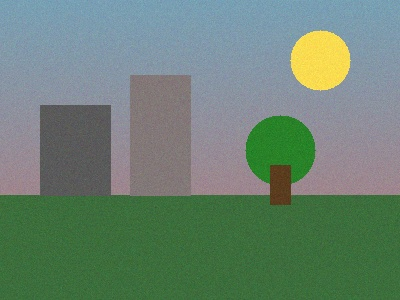
#> input picture CV_Unit2_Assignment/04_Histogram/input.jpg, 400 x 300 px
$ python program.py
#> lines starting #> are read from the running program, lines starting #| are printed output that depends on the picture
"""
Program 4: Histogram Analysis
- Reads a grayscale image
- Calculates and plots its intensity histogram
- Saves the histogram plot as output.png
- Prints the intensity value having the highest frequency
"""

import cv2
import numpy as np
import matplotlib
matplotlib.use("Agg")  # Non-interactive backend, safe for saving files without a display
import matplotlib.pyplot as plt

# Read image in grayscale
gray = cv2.imread("input.jpg", cv2.IMREAD_GRAYSCALE)
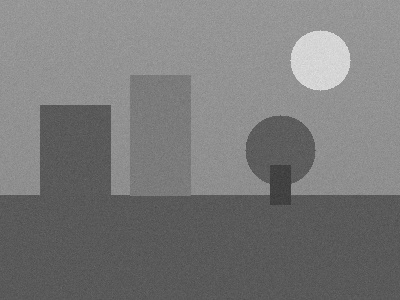
#> gray: shape (300, 400); min 52, max 228, mean 121.6

# Calculate histogram: 256 bins for intensity values 0-255
hist = cv2.calcHist([gray], [0], None, [256], [0, 256]).flatten()
#> hist = 256 values, max 4969 at index 90, min 0 at index 0, mean 468.8

# Find the intensity value with the highest frequency (mode)
peak_intensity = int(np.argmax(hist))
#> peak_intensity = 90
peak_count = int(hist[peak_intensity])
#> peak_count = 4969
print("Intensity value with highest frequency:", peak_intensity)
#| Intensity value with highest frequency: 90
print("Frequency (pixel count) at that intensity:", peak_count)
#| Frequency (pixel count) at that intensity: 4969

# Plot the histogram
plt.figure(figsize=(8, 5))
plt.plot(hist, color="black")
plt.title("Grayscale Intensity Histogram")
plt.xlabel("Intensity Value (0-255)")
plt.ylabel("Frequency (Pixel Count)")
plt.axvline(peak_intensity, color="red", linestyle="--",
            label=f"Peak = {peak_intensity}")
plt.legend()
plt.grid(alpha=0.3)

# Save the plot (never show, per assignment output-saving rule)
plt.savefig("output.png", bbox_inches="tight")
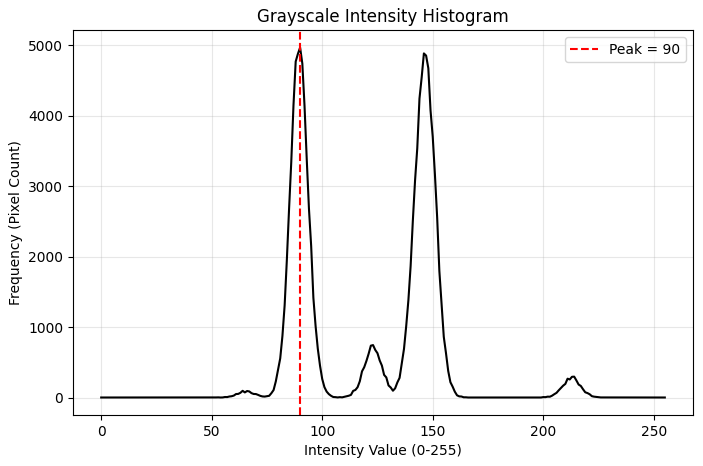
#> figure drawn by matplotlib, 1 panel; curve peaks at x = 90, y = 4969
plt.close()
print("Saved histogram plot as output.png")
